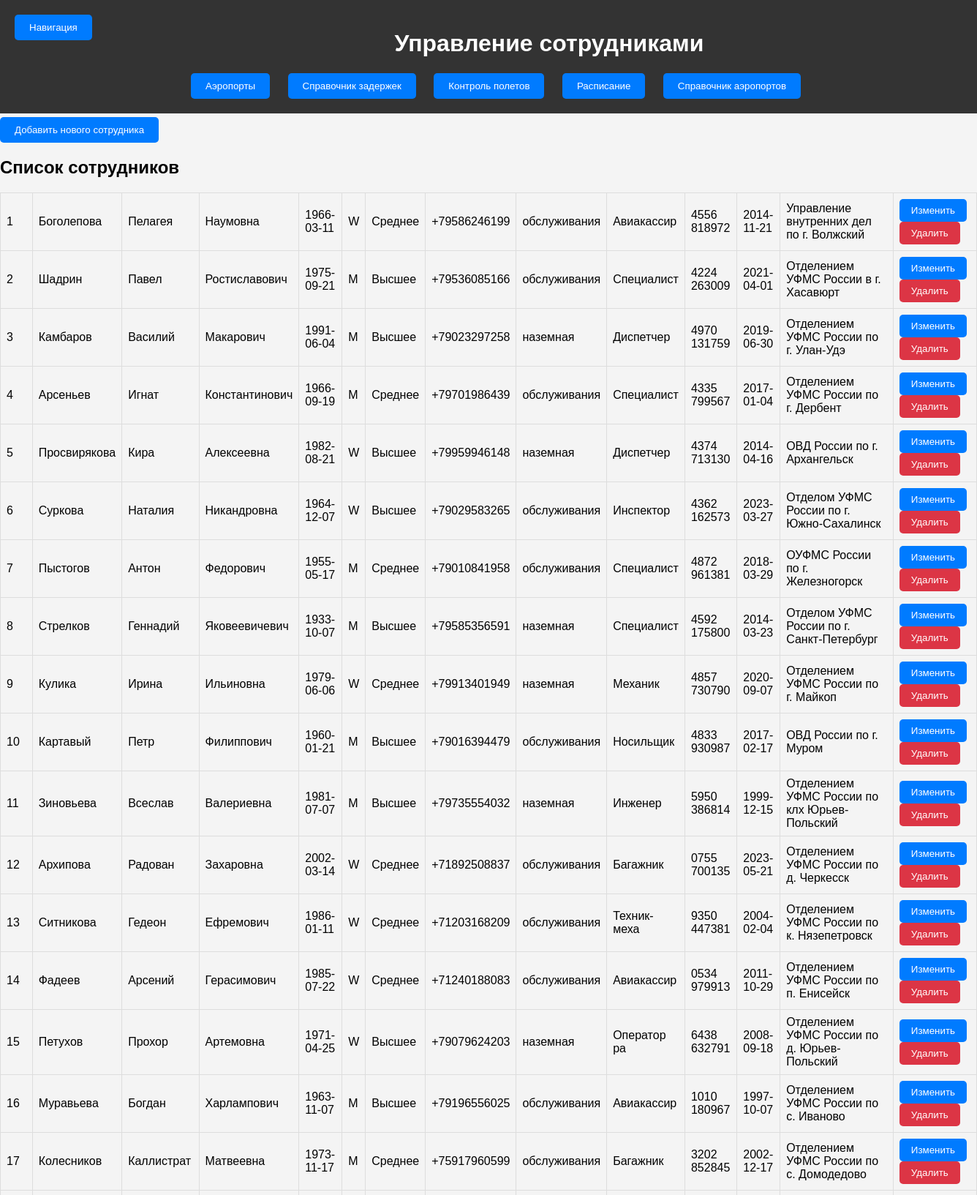
The app's page /tables/employees/main/employees.php (upper part) with its own data.
### tables this page shows
CREATE TABLE IF NOT EXISTS `employees` (
  `pers_num` int(11) NOT NULL AUTO_INCREMENT,
  `last_name` varchar(30) NOT NULL,
  `first_name` varchar(30) NOT NULL,
  `father_name` varchar(30) NOT NULL,
  `dob` date NOT NULL COMMENT 'дата рождения',
  `sex` varchar(1) NOT NULL,
  `education` varchar(100) NOT NULL,
  `phone` varchar(20) NOT NULL,
  `corps` varchar(20) NOT NULL COMMENT 'тип службы',
  `job` varchar(11) NOT NULL COMMENT 'должность',
  `passport` varchar(11) NOT NULL COMMENT 'серия и номер',
  `passport_date` date NOT NULL COMMENT 'дата выдачи',
  `passport_inst` varchar(100) NOT NULL COMMENT 'кем выдан',
  PRIMARY KEY (`pers_num`),
  UNIQUE KEY `passport` (`passport`)
);

### tables/employees/main/get_employees.php (the view, shortened to what this page needs)
<?php
$servername = "localhost";
$username = "root";
$password = "";
$dbname = "airport";
$conn = new mysqli($servername, $username, $password, $dbname);
mysqli_set_charset($conn, "utf8");
$sql = "SELECT pers_num, last_name, first_name, father_name, dob, sex, education, phone, corps, job, passport, passport_date, passport_inst FROM employees";
$result = $conn->query($sql);
if ($result->num_rows > 0) {
    while($row = $result->fetch_assoc()) {
        echo "<tr id='" . $row["pers_num"] . "'>";
        echo "<td>" . $row["pers_num"] . "</td>";
        echo "<td data-field='last_name' data-value='" . $row["last_name"] . "'>" . $row["last_name"] . "</td>";
        echo "<td data-field='first_name' data-value='" . $row["first_name"] . "'>" . $row["first_name"] . "</td>";
        echo "<td data-field='father_name' data-value='" . $row["father_name"] . "'>" . $row["father_name"] . "</td>";
        echo "<td data-field='dob' data-value='" . $row["dob"] . "'>" . $row["dob"] . "</td>";
        echo "<td data-field='sex' data-value='" . $row["sex"] . "'>" . $row["sex"] . "</td>";
        echo "<td data-field='education' data-value='" . $row["education"] . "'>" . $row["education"] . "</td>";
        echo "<td data-field='phone' data-value='" . $row["phone"] . "'>" . $row["phone"] . "</td>";
        echo "<td data-field='corps' data-value='" . $row["corps"] . "'>" . $row["corps"] . "</td>";
        echo "<td data-field='job' data-value='" . $row["job"] . "'>" . $row["job"] . "</td>";
        echo "<td data-field='passport' data-value='" . $row["passport"] . "'>" . $row["passport"] . "</td>";
        echo "<td data-field='passport_date' data-value='" . $row["passport_date"] . "'>" . $row["passport_date"] . "</td>";
        echo "<td data-field='passport_inst' data-value='" . $row["passport_inst"] . "'>" . $row["passport_inst"] . "</td>";
        echo "<td>";
        echo "<button class='action-button edit-button' onclick='editEmployee(" . $row["pers_num"] . ")'>Изменить</button>";
        echo "<form action='delete_employee.php' method='POST' onsubmit='return confirm(\"Вы уверены, что хотите удалить эту запись?\");'>";
        echo "<input type='submit' class='action-button delete-button' value='Удалить'>";
        echo "</form>";
        echo "</td>";
        echo "</tr>";
    }
} else {
    echo "0 результатов";
}
?>

### tables/employees/main/styles.css (style rules this page uses)
body { font-family: Arial, sans-serif; margin: 0; padding: 0; background-color: #f4f4f4; }
button { padding: 10px 20px; background-color: #007bff; color: #fff; border: none; cursor: pointer; border-radius: 5px; transition: background-color 0.3s; }
table th, table td { border: 1px solid #ddd; padding: 8px; }
.action-button { padding: 8px 16px; color: #fff; border: none; cursor: pointer; border-radius: 5px; transition: background-color 0.3s; margin-right: 5px; }
.edit-button { background-color: #007bff; }
.delete-button { background-color: #dc3545; }

### records on screen
employees: pers_num "1", last_name "Боголепова", first_name "Пелагея", father_name "Наумовна", dob "1966-03-11", sex "W", education "Среднее", phone "+79586246199", corps "обслуживания", job "Авиакассир", passport "4556 818972", passport_date "2014-11-21", passport_inst "Управление внутренних дел по г. Волжский"
employees: pers_num "2", last_name "Шадрин", first_name "Павел", father_name "Ростиславович", dob "1975-09-21", sex "M", education "Высшее", phone "+79536085166", corps "обслуживания", job "Специалист", passport "4224 263009", passport_date "2021-04-01", passport_inst "Отделением УФМС России в г. Хасавюрт"
employees: pers_num "3", last_name "Камбаров", first_name "Василий", father_name "Макарович", dob "1991-06-04", sex "M", education "Высшее", phone "+79023297258", corps "наземная", job "Диспетчер", passport "4970 131759", passport_date "2019-06-30", passport_inst "Отделением УФМС России по г. Улан-Удэ"
employees: pers_num "4", last_name "Арсеньев", first_name "Игнат", father_name "Константинович", dob "1966-09-19", sex "M", education "Среднее", phone "+79701986439", corps "обслуживания", job "Специалист", passport "4335 799567", passport_date "2017-01-04", passport_inst "Отделением УФМС России по г. Дербент"
employees: pers_num "5", last_name "Просвирякова", first_name "Кира", father_name "Алексеевна", dob "1982-08-21", sex "W", education "Высшее", phone "+79959946148", corps "наземная", job "Диспетчер", passport "4374 713130", passport_date "2014-04-16", passport_inst "ОВД России по г. Архангельск"
employees: pers_num "6", last_name "Суркова", first_name "Наталия", father_name "Никандровна", dob "1964-12-07", sex "W", education "Высшее", phone "+79029583265", corps "обслуживания", job "Инспектор", passport "4362 162573", passport_date "2023-03-27", passport_inst "Отделом УФМС России по г. Южно-Сахалинск"
employees: pers_num "7", last_name "Пыстогов", first_name "Антон", father_name "Федорович", dob "1955-05-17", sex "M", education "Среднее", phone "+79010841958", corps "обслуживания", job "Специалист", passport "4872 961381", passport_date "2018-03-29", passport_inst "ОУФМС России по г. Железногорск"
employees: pers_num "8", last_name "Стрелков", first_name "Геннадий", father_name "Яковеевичевич", dob "1933-10-07", sex "M", education "Высшее", phone "+79585356591", corps "наземная", job "Специалист", passport "4592 175800", passport_date "2014-03-23", passport_inst "Отделом УФМС России по г. Санкт-Петербург"
employees: pers_num "9", last_name "Кулика", first_name "Ирина", father_name "Ильиновна", dob "1979-06-06", sex "W", education "Среднее", phone "+79913401949", corps "наземная", job "Механик", passport "4857 730790", passport_date "2020-09-07", passport_inst "Отделением УФМС России по г. Майкоп"
employees: pers_num "10", last_name "Картавый", first_name "Петр", father_name "Филиппович", dob "1960-01-21", sex "M", education "Высшее", phone "+79016394479", corps "обслуживания", job "Носильщик", passport "4833 930987", passport_date "2017-02-17", passport_inst "ОВД России по г. Муром"
employees: pers_num "11", last_name "Зиновьева", first_name "Всеслав", father_name "Валериевна", dob "1981-07-07", sex "M", education "Высшее", phone "+79735554032", corps "наземная", job "Инженер", passport "5950 386814", passport_date "1999-12-15", passport_inst "Отделением УФМС России по клх Юрьев-Польский"
employees: pers_num "12", last_name "Архипова", first_name "Радован", father_name "Захаровна", dob "2002-03-14", sex "W", education "Среднее", phone "+71892508837", corps "обслуживания", job "Багажник", passport "0755 700135", passport_date "2023-05-21", passport_inst "Отделением УФМС России по д. Черкесск"
employees: pers_num "13", last_name "Ситникова", first_name "Гедеон", father_name "Ефремович", dob "1986-01-11", sex "W", education "Среднее", phone "+71203168209", corps "обслуживания", job "Техник-меха", passport "9350 447381", passport_date "2004-02-04", passport_inst "Отделением УФМС России по к. Нязепетровск"
employees: pers_num "14", last_name "Фадеев", first_name "Арсений", father_name "Герасимович", dob "1985-07-22", sex "W", education "Среднее", phone "+71240188083", corps "обслуживания", job "Авиакассир", passport "0534 979913", passport_date "2011-10-29", passport_inst "Отделением УФМС России по п. Енисейск"
employees: pers_num "15", last_name "Петухов", first_name "Прохор", father_name "Артемовна", dob "1971-04-25", sex "W", education "Высшее", phone "+79079624203", corps "наземная", job "Оператор ра", passport "6438 632791", passport_date "2008-09-18", passport_inst "Отделением УФМС России по д. Юрьев-Польский"
employees: pers_num "16", last_name "Муравьева", first_name "Богдан", father_name "Харлампович", dob "1963-11-07", sex "M", education "Высшее", phone "+79196556025", corps "обслуживания", job "Авиакассир", passport "1010 180967", passport_date "1997-10-07", passport_inst "Отделением УФМС России по с. Иваново"
employees: pers_num "17", last_name "Колесников", first_name "Каллистрат", father_name "Матвеевна", dob "1973-11-17", sex "M", education "Среднее", phone "+75917960599", corps "обслуживания", job "Багажник", passport "3202 852845", passport_date "2002-12-17", passport_inst "Отделением УФМС России по с. Домодедово"
